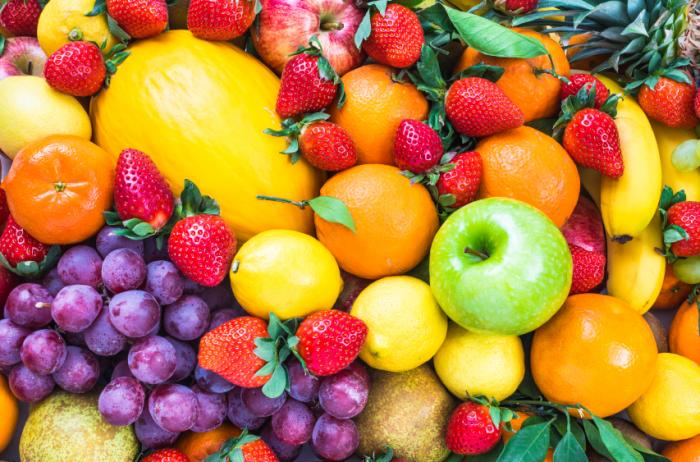
//> input picture RegionGrowColor/Images/mixed-fruits.jpg, 700 x 462 px
$ ./regiongrow_intensity Images/mixed-fruits.jpg 3 3   (built with g++ and OpenCV 4)
//> lines starting //> are read from the running program, lines starting //| are printed output that depends on the picture; after the words box and inside, x2 and y2 are one past the last pixel; in counts of white or black regions, pixels touching at a corner belong together
#include <opencv2/opencv.hpp>
#include <iostream>
#include <cstdlib>
#include <math.h>
#include <stack>

//Region Grow: Grayscale
//The region grow algorithm is a segmentation algorithm that groups pixels into components called regions.
//The main purpose of this algorithm is assigning to each pixel a "label", that represent the region to which
//they belong. All the pixel with the same "label", or i-th Region (Ri) share a same charateristic, and then they
//should be grouped with the same value. The goal of the region grow algorithm is then map individual pixels to set of pixels,
//in which each set share a charateristic of the image. Each set of pixels that share the same charateristic is called Region.
//The approach of the region growing algorithm is simple:
//1) We start at a random pixel (can be the top-left pixel, the middle one or a random choosen pixel), and give that pixel an initial reigon.
//2) Once done that, we analyze all of his neighbour pixels, based on the connectivity we choose (could be 4 or 8), and add them to a stack,
//   if they're not analyzed yet. We can check the state of each pixel by utilizing an additional matrix to store all the result of the labeling,
//   and check if the correspondent pixel into the additional matrix is different than 0. If so, we add that pixel to the stack.
//3) After processing a pixel and checking its state, we should add it to the current region if it does not change much from the analyzed pixel.
//   If the difference is too much from the current variance of the region, then that pixel should be added in a new region and marked with
//   an incremented label.
//4) After all the pixel of neighborhood are analyzed, we should move to the next pixel by the stack order.
//5) Then we repeat the same procedure from the step 2 until all the pixel into the image have been analyzed.
//What's a good comparison term to check if the pixel should be added to a region?
//We can check if the Absolute value between the difference of the current pixel and the variance value of his region, is lower than a threshold T
//Passed in input by the user. If abs(pixel(x,y) - Mean of the neighbor) is lower than a threshold T, then the pixel(x,y) belong to a specific region.
//If not, that pixel forms a new region, and should be labeled with a new incresed number into the additional matrix.
//Once done that, the additional matrix M contains all the labels that represent the actual number of all the regions found.
//We can store into an HashMap the pair (RegionNumber, Variance) for putting into the original image the segmented region with the correspondent value.
//So, iterating through the original image and the region matrix M, we set the pixel at Image(x,y) as the value of the correspondent region into the region matrix:
//If the region matrix(x,y) is 1 for example, we should check into the HashMap which value is represented by the N region: we then set the value of the Image(x,y) to
//the right approssimation.
//Note: the variance for each pixel is calculated by the mean value of the region - the current pixel intensity.

using namespace std;
using namespace cv;

void RegionGrowing(Mat, Mat&, Mat&);
void grow(vector<Point>, Mat, Mat&, Mat&, Vec3b);

//Threshold and possible region of the images
int t, quality;

int main(int argc, char** argv) {

	if(argc != 4) {
		cerr << "Usage: ./<programname> <image.format> <threshold> <regions>" << endl;
		exit(EXIT_FAILURE);
	}

	Mat raw_image = imread(argv[1], IMREAD_COLOR);
//> raw_image is the input picture: 462 rows x 700 cols, CV_8UC3; mean B, G, R 64.8, 125.7, 181.2

	if (raw_image.empty()) {
		cerr << "Image format must be valid." << endl;
		exit(EXIT_FAILURE);
	}

	//OPTIONAL: apply a smoothing filter to omogenize the regions into the image
	GaussianBlur(raw_image, raw_image, Size(3,3), 1, 1);

	//Declaring our destination image.
	Mat dest_image(raw_image.size(), raw_image.type(), Scalar(0, 0, 0));

	//Declaring the additional M matrix that represent the regions: same size of the input image, filled with 0.
	//We declare this float because we need to take track only the region numbers.
	Mat regions = dest_image.clone();

	//init the threshold and the quality of the image: since the quality represent the iterations, we're going to mulitply
	//the inserted value with 1000. (i.e: value = 10 -> 100.000 iterations)
	t = atoi(argv[2]);
//> t = 3
	quality = atoi(argv[3])*1000;
//> quality = 3000

	//Region Growing algorithm: it need the input and output image, and the regions matrix.
	RegionGrowing(raw_image, regions, dest_image);

	imshow("Original", raw_image);
	imshow("Region Grow", dest_image);
	imwrite("dest.png", dest_image);
	waitKey(0);

}


void RegionGrowing(Mat raw_image, Mat& regions, Mat& dest_image) {

	//The Region Growing algorithm is the helper-function that aim to find all the possible regions into an image,
	//given an initial threshold of intensity variance, and the possible regions present into the image.

	//Now, since we're working into the Non-Supervisioned, we must choose the accuracy for which we can found a possible region.
	//The higher the seed generated, the higher the quality.
	//That's because we're using a random approach to find the regions. In 1000 iterations of random generated seeds, we can found,
	//for example, 100 possible different seeds not visited. In 10000 iterations we can found 1000 different seed not visited and so on.
	//So, the higher the iterations, the higher the quality of the resolution of the output image.

	//Why this actually happens? Because the initial image is filled with 0, at the beginning of the segmentation the image results total black.
	//With the iterations we then proceed to find a new region everytime we extract a pixel. We do this randomically.
	//So, at the first iteration the image is total black, and we must start to find a region of the image. We extract a random
	//pixel contained between rows and cols of the image, and proceed to expand that region starting from the random seed.
	//At the end of the first iteration, we found the first segmented region of the image. We still need to iterate N-1 times,
	//(where N is the number of the quality we want into the output image), to found the full segmented image.
	//Note that, since the approach is random, it could happen that the region will be segmented and ready to be displayed in the frist
	//few iteration, resulting in the waste of computational power in the last N iteration remaining.
	//Or it could happen that it will find the complete segmented regions in the last few iterations. The approach is random.

	//Declaring a vector of Points to take track of all the pixel pushed in every iteration
	//of the region grow algorithm.
	vector<Point> pixelVector;

	//Init a seed for the x and y position
	int x_seed, y_seed;

	//Init a pixel value: we're operating into the color space, so we need a Vec3B object.
	//Vec3B is the typedef for Vec<uchar, 3>: this means that is a simple uchar vector with 3 elements: Blue, Green and Red.
	//Because the OpenCV implements colors in the format of BGR instead of RGB.
	Vec3b pixel_value;


	//For every possible region into the image
	for(int i=0; i<quality; i++) {
		//x and y seed are choosen random between 0 and max rows/cols
		x_seed = rand()%raw_image.rows;
		y_seed = rand()%raw_image.cols;

		//What we're doing here, is pretty straightforward: if the extracted random pixel was already visited
		//into a previous iteration, we don't need to analyze it because it was already done in the past. This is
		//the necessary condition that allow us to skip useless iterations of the grow algorithm.
		//If regions(x,y) is not equal to zero, that means that the area starting at that seed is already drawn into the output image.
		if(regions.at<uchar>(x_seed, y_seed) == 0) {

			//Since the pixel at image(seed x, seed y) passed the if, that means that there isn't an analyzed pixel in the coordinate
			//(seed x, seed y) of the region matrix. That means that we can expand this pixel and find his entire region.
			//We mark it as visited so it will be not be considered into the growing algorithm.
			regions.at<uchar>(x_seed, y_seed) = 1;

			//Assigning the pixel of the image at (x seed, y seed) to a pixel value variable, that will be useful to find all the
			//pixel with similar euclidean distance to this one, that represent the first seed of the current region.
			//Note: since we're operating into the color space, we need to access the image matrix at a Vec3b type and not the uchar one.
			pixel_value = raw_image.at<Vec3b>(x_seed, y_seed);

			//Since this pixel will represent the entire region, and we've already marked that pixel with "visited", we manually assign
			//this pixel to the dest output image. Otherwise, if not doing this, this pixel will be not considered.
			//Same note as above
			dest_image.at<Vec3b>(x_seed, y_seed) = pixel_value;

			//Clear the vector from previous iterations: we're starting at a new seed.
			pixelVector.clear();

			//Proceed to push the pixel as a point into the pixel's vector: this will be the first extracted pixel.
			pixelVector.push_back(Point(x_seed, y_seed));

			//Calling the grow function to let that pixel grow in that region
			grow(pixelVector, raw_image, regions, dest_image, pixel_value);
		}
	}
//> this loop made 3000 passes
//> pixel_value on passes 1 to 12: [107, 235, 253], [58, 35, 56], [13, 173, 252], [168, 244, 197], [184, 250, 211], [59, 20, 234], [47, 34, 237], [234, 157, 179], [1, 117, 250], [5, 182, 202], [151, 92, 166], [131, 90, 223]
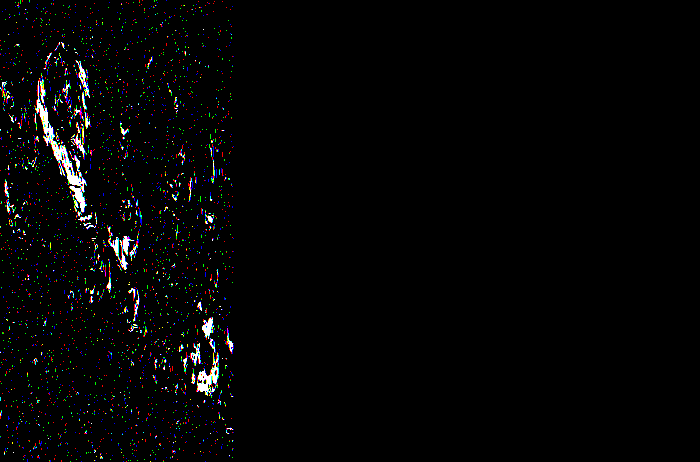
//> regions: 462 rows x 700 cols, CV_8UC3; mean B, G, R 0.0179, 0.0174, 0.0176; drawn with 1 as white
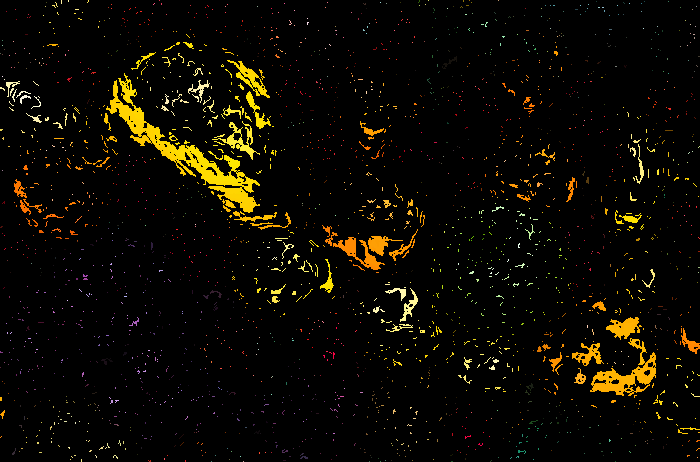
//> dest_image: 462 rows x 700 cols, CV_8UC3; mean B, G, R 2, 9.4, 12.2
//> after the loop, pixelVector = 1 Point (x, y): [345, 343]

	//Applying median blur to remove the noise: since the initial matrix was filled with 0, is possible that
	//with low quality (and low iterations) the result image could contains salt and pepper noise caused by some
	//black pixel remaining into the output image. Applying a median blur solve that.
	//Note: with the increment of the median blur, the image should result more clear and segmented.
	medianBlur(dest_image, dest_image, 3);
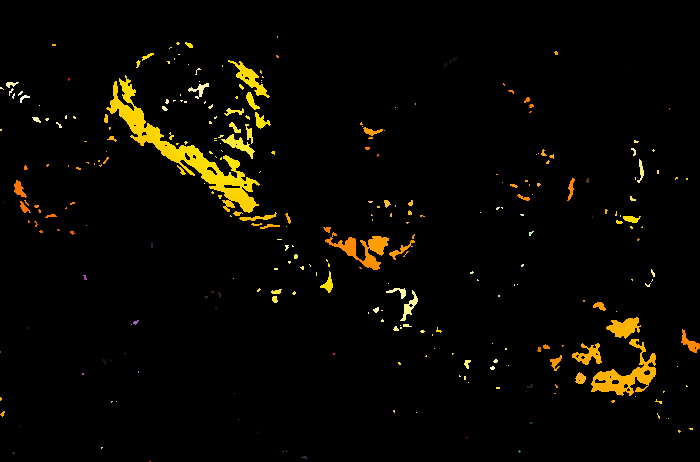
//> dest_image: 462 rows x 700 cols, CV_8UC3; 2.45% of pixels changed, all inside (x1, y1, x2, y2) = (0, 0, 700, 462)

}

void grow(vector<Point> pixelVector, Mat raw, Mat& regions, Mat& dest, Vec3b pixel_value) {
	//Variables: a pixel representing the point at (x,y) and his coordinate
	Point pixel;
	int x, y, distance;

	//Until the vector is empty (that means, until all the pixel of a region hasn't been analyzed yet)
	while(!pixelVector.empty()) {

		//extracting a pixel from the vector: we're using a vector as a stack (using the back of the vector as the top)
		//and fetching his coordinates
		pixel = pixelVector.back();
		x = pixel.x;
		y = pixel.y;

		//pop the pixel from the vector: we're done with that pixel because we're gonna analyze it now
		pixelVector.pop_back();

		//Simulating a sliding kernel with the 8-Connectivity
		for(int u=-1; u<=1; u++) {
			for(int v=-1; v<=1; v++) {

				//check the boundaries of the image, assuring that the current analyzed pixel into the sliding kernel does not
				//exceed the rows and cols
				if(x+u >=0 && x+u < raw.rows && y+v >=0 && y+v < raw.cols) {

					//Calculating if a pixel should belong to a certain region is far easier into the color space: we just need to calculate the
					//euclidean pixel between the pixel passed in input (generated from the seed x and y coordinate) and the current pixel analyzed
					//from the sliding window.
					//The euclidean distance, given the two ternary couple (x,y,z) that represent the current pixel, and (a,b,c) that represent the seed
					//of the region, is calculated by:
					//SQRT((x-a)^2 + (y-b)^2 + (z-c)^2). x, y and z represent the Blue, Green and Red value of the current pixel analyzed, while
					//a, b, c represent also the B G R values of the seed pixel passed to that function.
					//If the value is BIGGER than the threshold, we know for sure that the pixel should not belong to that region because differs too much.
					//We also check that the current pixel has not been analyzed yet (region(current pixel) == 0)

					//Calculate the distance with the euclidean formula
					distance = sqrt(pow(raw.at<Vec3b>(x+u, y+v).val[0] - pixel_value.val[0], 2) +
									pow(raw.at<Vec3b>(x+u, y+v).val[1] - pixel_value.val[1], 2) +
									pow(raw.at<Vec3b>(x+u, y+v).val[2] - pixel_value.val[2], 2));

					//the distance could computed also with: distance = norm(pixel_value, raw.at<Vec3b>(x+u, y+v));

					if(distance < t && regions.at<uchar>(x+u, y+v) == 0) {

						//We mark the pixel as visited
						regions.at<uchar>(x+u, y+v) = 1;

						//Assign to the current pixel the intensity of the seed pixel that represent the region (approssimating the value of the region itself)
						dest.at<Vec3b>(x+u, y+v) = pixel_value;

						//And pushing the pixel into the vector, this will be useful to find other pixels belonging to the current region.
						pixelVector.push_back(Point(x+u, y+v));

					}
				}
			}
		}
	}

}

$ run again, on RegionGrowColor/Images/nyc.jpeg
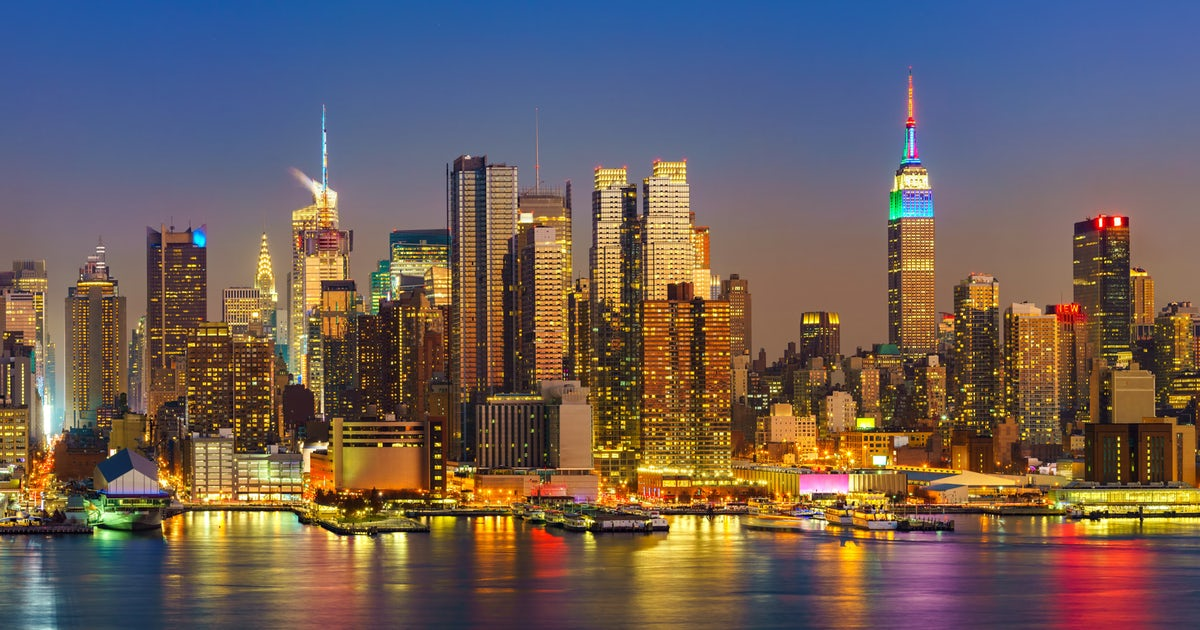
//> input picture RegionGrowColor/Images/nyc.jpeg, 1200 x 630 px
//> raw_image is the input picture: 630 rows x 1200 cols, CV_8UC3; mean B, G, R 89.5, 94.3, 108.9
//> t = 3
//> quality = 3000
//> the loop in RegionGrowing, `for(int i=0; i<quality; i++)` made 3000 passes
//> pixel_value on passes 1 to 8: [94, 110, 136], [31, 81, 112], [151, 109, 96], [140, 108, 95], [47, 79, 107], [125, 117, 132], [103, 108, 129], [35, 40, 52]
//> after the loop in RegionGrowing, `for(int i=0; i<quality; i++)`:
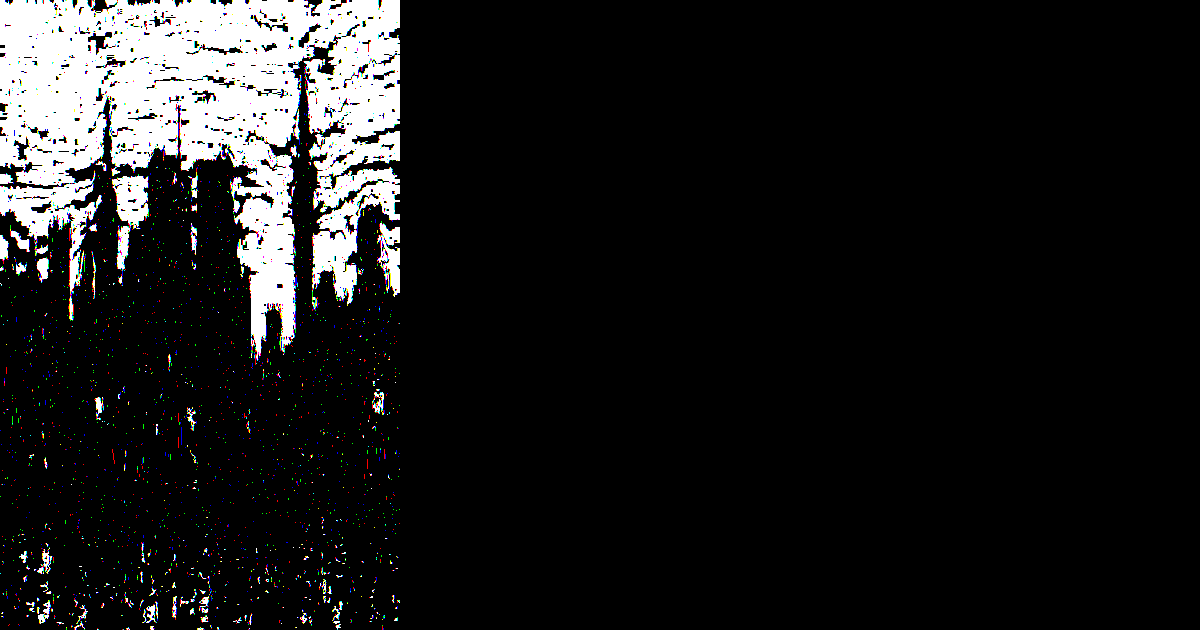
//> regions: 630 rows x 1200 cols, CV_8UC3; mean B, G, R 0.108, 0.108, 0.108; drawn with 1 as white
//> after the loop in RegionGrowing, `for(int i=0; i<quality; i++)`: pixelVector = 1 Point (x, y): [387, 243]
//> in RegionGrowing, `medianBlur(dest_image, dest_image, 3);`:
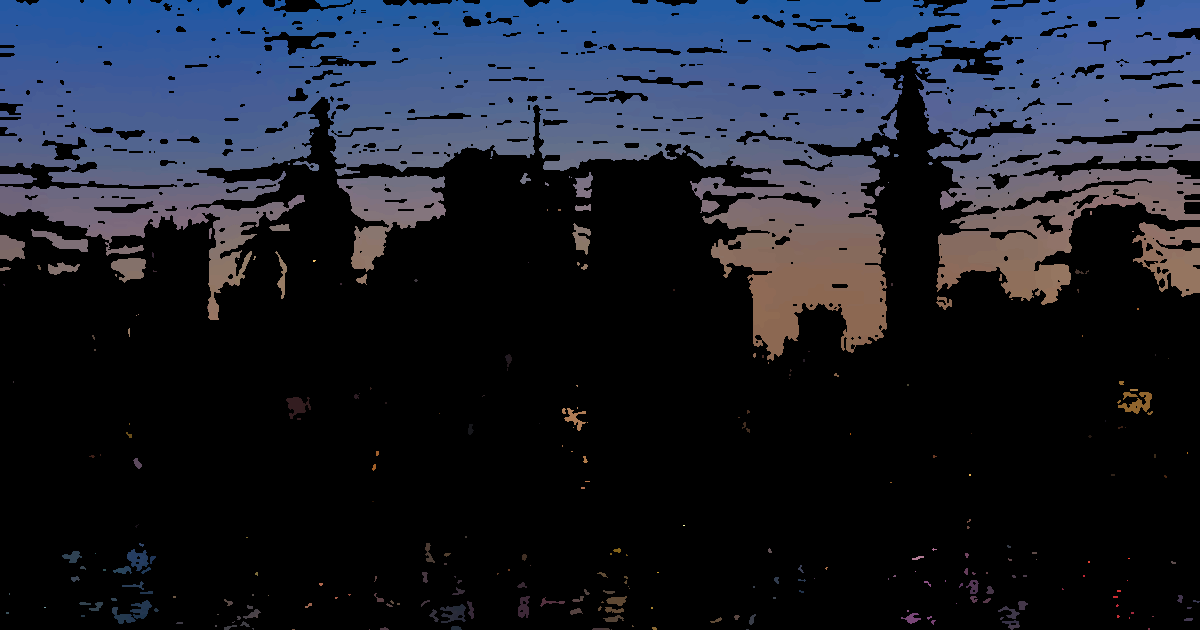
//> dest_image: 630 rows x 1200 cols, CV_8UC3; mean B, G, R 44.9, 32.3, 27.6
